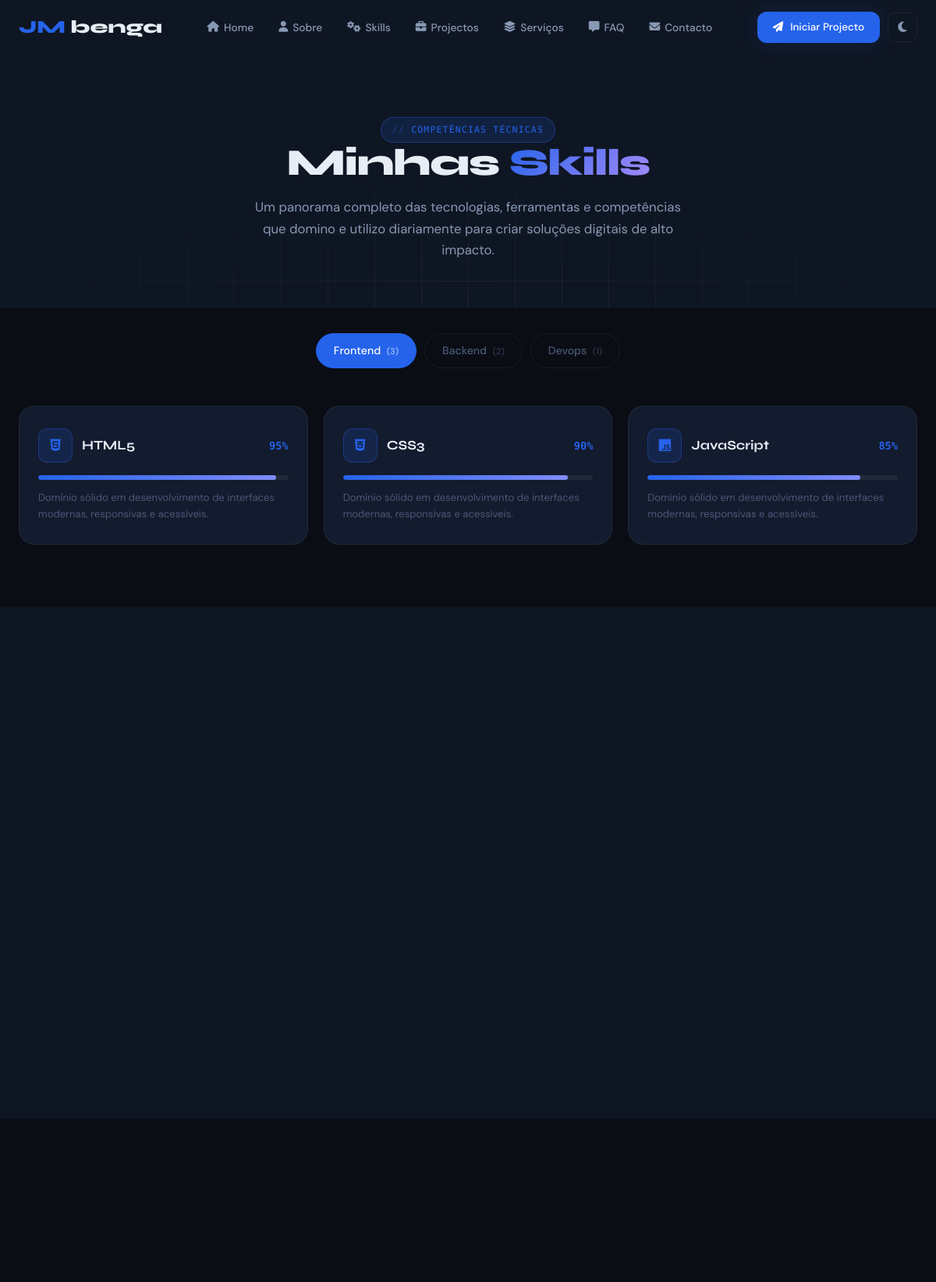
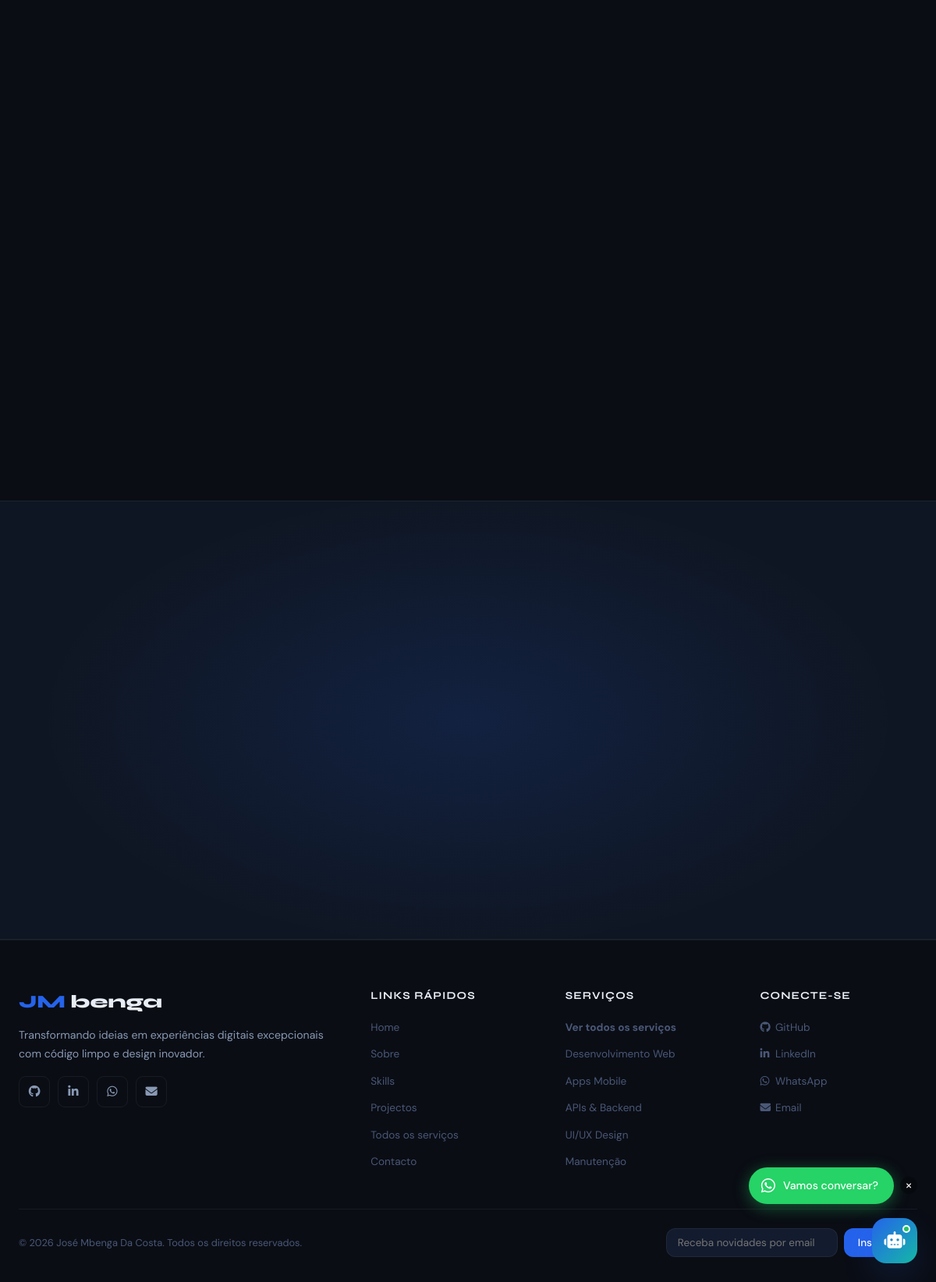
The page /skills.php on the database its author committed (2 pictures, top to bottom).
### tables this page shows
CREATE TABLE `_skills` (
  `id_skill`        int(11)           NOT NULL AUTO_INCREMENT,
  `name_skill`      varchar(100)      NOT NULL,
  `percentage_skill` tinyint(3) unsigned NOT NULL DEFAULT 80  COMMENT '0 a 100',
  `category_skill`  enum('frontend','backend','devops','design','other') NOT NULL DEFAULT 'frontend',
  `icon_skill`      varchar(100)      DEFAULT NULL  COMMENT 'Classe Font Awesome ou URL do SVG',
  `color_skill`     varchar(7)        DEFAULT NULL  COMMENT 'Hex: #2563eb',
  `display_order`   int(11)           NOT NULL DEFAULT 0,
  `is_visible`      tinyint(1)        NOT NULL DEFAULT 1,
  PRIMARY KEY (`id_skill`),
  KEY `idx_category_skill` (`category_skill`)
);

### includes/functions.php (called while the page is built, shortened)
<?php
if (!function_exists('get_config')) {
    function get_config(PDO $pdo, string $key, string $default = ''): string
    {
        static $cache = [];
        $cacheKey = spl_object_id($pdo) . ':' . $key;
        if (array_key_exists($cacheKey, $cache)) {
            return $cache[$cacheKey];
        }
        try {
            $stmt = $pdo->prepare(
                'SELECT config_value FROM _site_config WHERE config_key = ? LIMIT 1'
            );
            $stmt->execute([$key]);
            $value = $stmt->fetchColumn();
            $cache[$cacheKey] = $value === false ? $default : (string) $value;
        } catch (PDOException $exception) {
            error_log('[get_config] ' . $exception->getMessage());
            $cache[$cacheKey] = $default;
        }
        return $cache[$cacheKey];
    }
}

### includes/seo-schema.php (called while the page is built, shortened)
<?php
$schemaBaseUrl = rtrim((string) ($baseUrl ?? ''), '/');
$schemaScheme = strtolower((string) parse_url($schemaBaseUrl, PHP_URL_SCHEME));
$schemaHost = parse_url($schemaBaseUrl, PHP_URL_HOST);
$schemaCanonical = (string) ($_canonical_url ?? '');
if (
    $schemaBaseUrl !== ''
    && in_array($schemaScheme, ['http', 'https'], true)
    && is_string($schemaHost)
    && $schemaHost !== ''
    && filter_var($schemaBaseUrl, FILTER_VALIDATE_URL)
    && filter_var($schemaCanonical, FILTER_VALIDATE_URL)
) {
    if (isset($_cfg) && is_callable($_cfg)) {
        foreach (['github_url', 'linkedin_url', 'twitter_url', 'instagram_url'] as $schemaSocialKey) {
            try {
                $schemaSocialUrl = trim((string) $_cfg($schemaSocialKey, ''));
            } catch (Throwable $schemaException) {
                $schemaSocialUrl = '';
            }
            if ($schemaSocialUrl === '') {
                continue;
            }
        }
    }
}

### includes/config.php (called while the page is built, shortened)
<?php
if (!function_exists('e')) {
    function e(mixed $value): string
    {
        return htmlspecialchars((string) ($value ?? ''), ENT_QUOTES | ENT_SUBSTITUTE, 'UTF-8');
    }
}

### skills.php (the view, shortened to what this page needs)
<?php
require_once __DIR__ . '/includes/config.php';
require_once __DIR__ . '/includes/db.php';
require_once __DIR__ . '/includes/functions.php';
require_once __DIR__ . '/includes/visitor.php';
$cfg = function (string $key, string $default = ''): string {
    global $pdo;
    return get_config($pdo, $key, $default);
};
$accent   = $cfg('accent_color', '#2563eb');
$whatsapp = $cfg('whatsapp_url');
$skills_raw = $pdo->query("
    SELECT * FROM _skills
    WHERE is_visible = 1
    ORDER BY category_skill, display_order ASC
")->fetchAll();
$skills = [];
foreach ($skills_raw as $s) {
    $skills[$s['category_skill']][] = $s;
}
$categories = array_keys($skills);
$current_cat = $_GET['cat'] ?? ($categories[0] ?? '');
?>
<?php include 'includes/header.php'; ?>
<link rel="stylesheet" href="assets/css/skills.css">
</head>
<body>
    <?php if ($wa = $cfg('whatsapp_url')): ?>
    <div class=" whatsapp-float" id="whatsappFloat">
        <a href="<?= e($wa) ?>?text=Olá%20José,%20vim%20do%20seu%20portfólio" target="_blank" rel="noopener">
            <i class="fab fa-whatsapp"></i> <span>Vamos conversar?</span>
        </a>
        <button class="close-whatsapp" onclick="this.parentElement.style.display='none'" aria-label="Fechar">
            <i class="fas fa-times"></i>
        </button>
    </div>
    <?php endif; ?>
    <?php include __DIR__ . '/includes/navbar.php'; ?>
    <section id="skills-hero">
        <div class="container skills-hero-inner">
            <span class="tag">Competências Técnicas</span>
            <h1>Minhas <span>Skills</span></h1>
            <p>Um panorama completo das tecnologias, ferramentas e competências que domino e utilizo diariamente para
                criar soluções digitais de alto impacto.</p>
        </div>
    </section>
    <div class="container">
        <div class="filters-bar reveal">
            <?php foreach ($categories as $cat): ?>
            <a href="?cat=<?= e($cat) ?>" class="filter-btn <?= $current_cat === $cat ? 'active' : '' ?>">
                <?= e(ucfirst($cat)) ?> <span class="filter-count">(<?= count($skills[$cat]) ?>)</span>
            </a>
            <?php endforeach; ?>
        </div>
    </div>
    <section class="container">
        <?php if (!empty($skills[$current_cat])): ?>
        <div class="skills-grid">
            <?php foreach ($skills[$current_cat] as $i => $s):
                    $desc = $s['description_skill'] ?? '';
                    if (empty($desc)) {
                        $descs = [
                            'frontend' => 'Domínio sólido em desenvolvimento de interfaces modernas, responsivas e acessíveis.',
                            'backend'  => 'Experiência em arquitectura de servidores, APIs e bases de dados.',
                            'devops'   => 'Conhecimento em deploy, CI/CD e infra-estrutura cloud.',
                            'design'   => 'Habilidade em design de interfaces e prototipagem.',
                            'mobile'   => 'Desenvolvimento de aplicações móveis nativas e híbridas.',
                        ];
                        $desc = $descs[$s['category_skill']] ?? 'Tecnologia dominada com experiência prática em projectos reais.';
                    }
                ?>
            <div class="skill-card reveal" style="transition-delay:<?= min($i * 0.05, 0.5) ?>s">
                <div class="skill-card-header">
                    <div class="skill-icon-name">
                        <div class="skill-icon-circle">
                            <i class="<?= e($s['icon_skill'] ?: 'fas fa-code') ?>"></i>
                        </div>
                        <span class="skill-name"><?= e($s['name_skill']) ?></span>
                    </div>
                    <span class="skill-pct"><?= (int)$s['percentage_skill'] ?>%</span>
                </div>
                <div class="skill-bar-bg">
                    <div class="skill-bar-fill" data-width="<?= (int)$s['percentage_skill'] ?>"></div>
                </div>
                <p class="skill-desc"><?= e($desc) ?></p>
            </div>
            <?php endforeach; ?>
        </div>
        <?php endif; ?>
    </section>
    <section class="section section-dark">
        <div class="container">
        </div>
    </section>
    <section class="section">
        <div class="container">
        </div>
    </section>
    <div class="cta-section"
        style="background:var(--bg-2);border-top:1px solid var(--border);border-bottom:1px solid var(--border);padding:100px 0;text-align:center;position:relative;overflow:hidden">
    </div>
    <?php
    include 'includes/footer.php';
    ?>
</body>
</html>

### rows shown on the page
_skills: name_skill "HTML5", percentage_skill "95", category_skill "Domínio sólido em desenvolvimento de interfaces modernas, responsivas e acessíveis."
_skills: name_skill "CSS3", percentage_skill "90", category_skill "Domínio sólido em desenvolvimento de interfaces modernas, responsivas e acessíveis."
_skills: name_skill "JavaScript", percentage_skill "85", category_skill "Domínio sólido em desenvolvimento de interfaces modernas, responsivas e acessíveis."

### other values the page prints
$cat "Frontend"
count($skills[$cat]) "3"
$cat "Backend"
count($skills[$cat]) "2"
$cat "Devops"
count($skills[$cat]) "1"
$label "GitHub"
$label "LinkedIn"
$label "WhatsApp"
